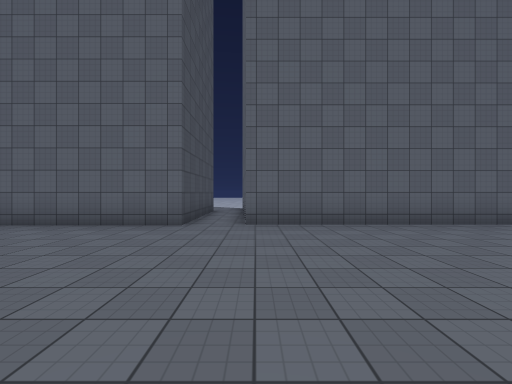
View 1 (above)

23 first-person views from a walk through a Unity game level. The camera is 1.5 m above the floor, looks level and sees 90° across. The floor is counted in squares, 2 m on a side. Each view is taken from the middle of a square. On the plan, view 1 faces up. The plan holds only what a view shows up to about 9 squares ahead; the rest is blank. The place goes on beyond the plan. Surface patterns are stand-ins for the level's own textures.

View 2
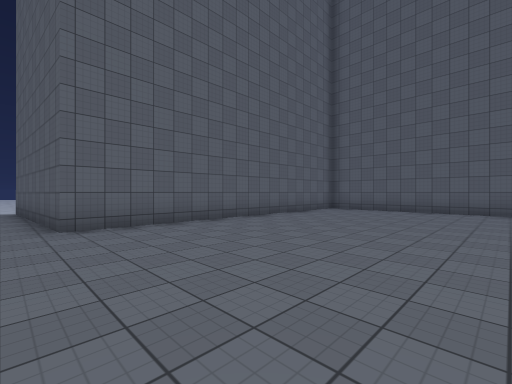

View 3
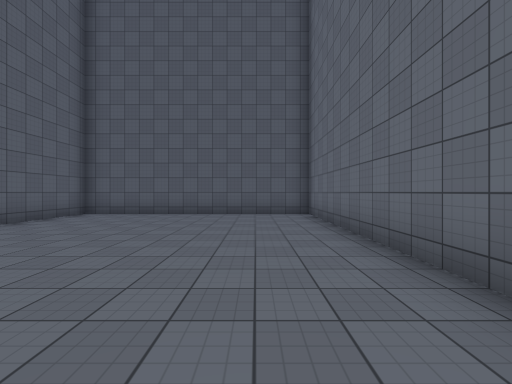

View 4
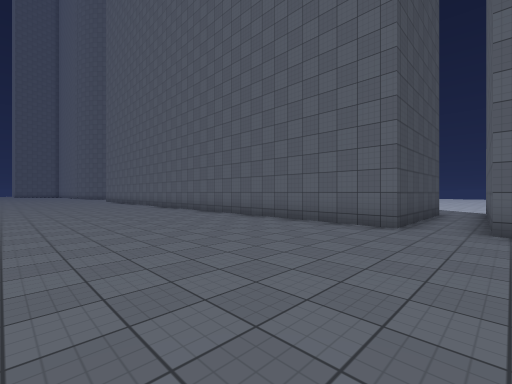

View 5
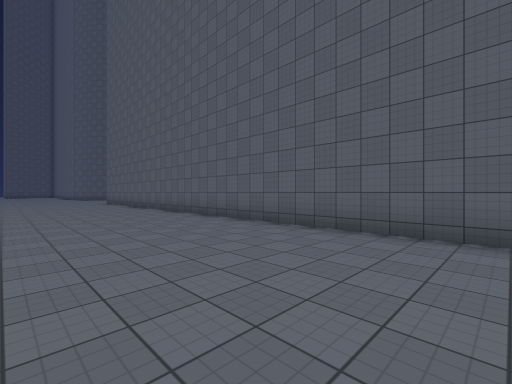

View 6
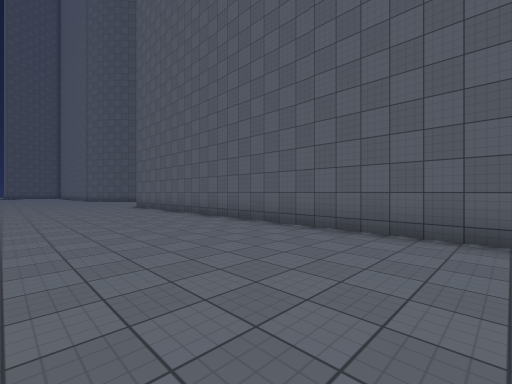

View 7
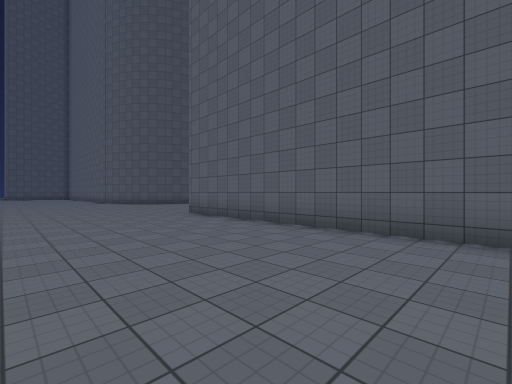

View 8
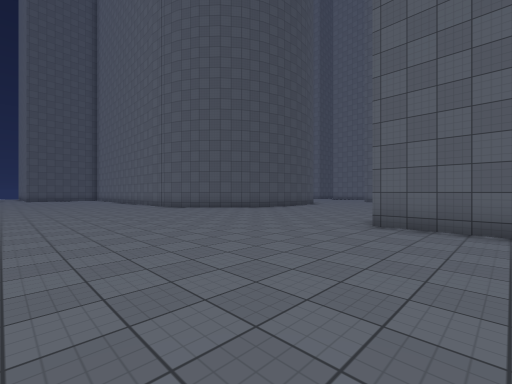

View 9
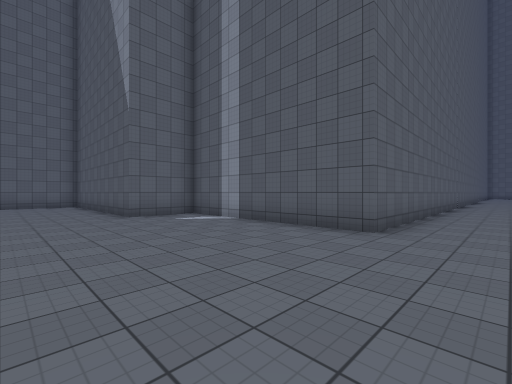

View 10
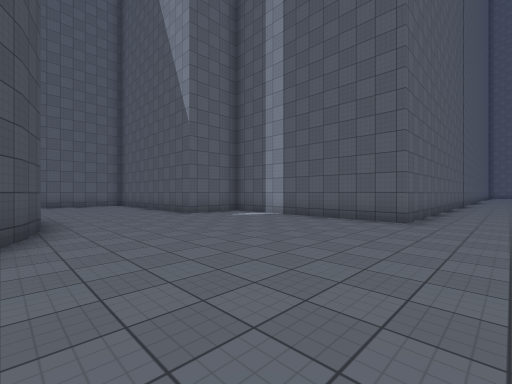

View 11
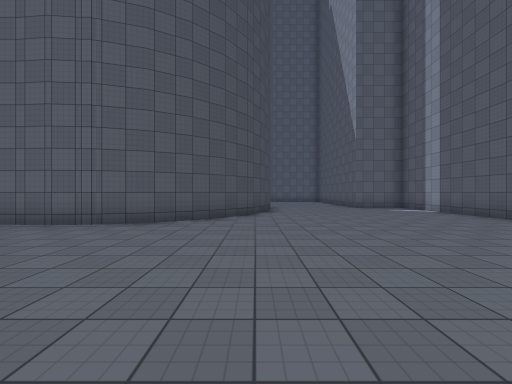

View 12
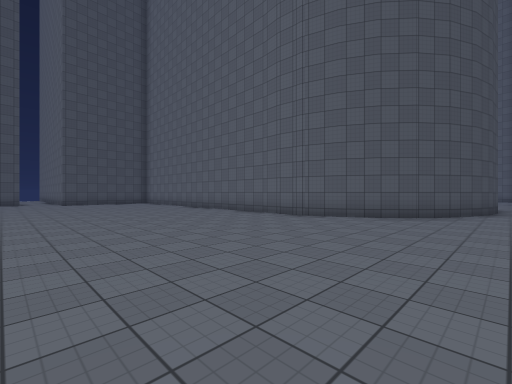

View 13
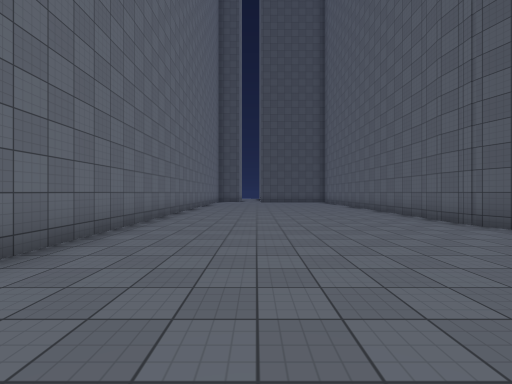

View 14
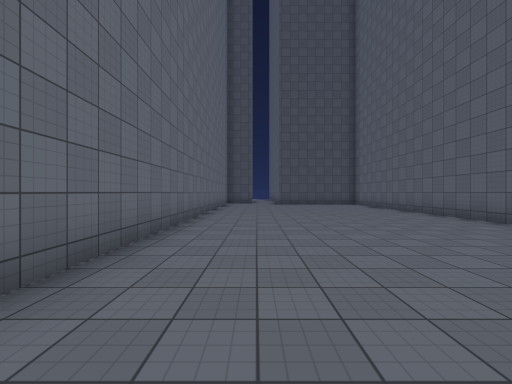

View 15
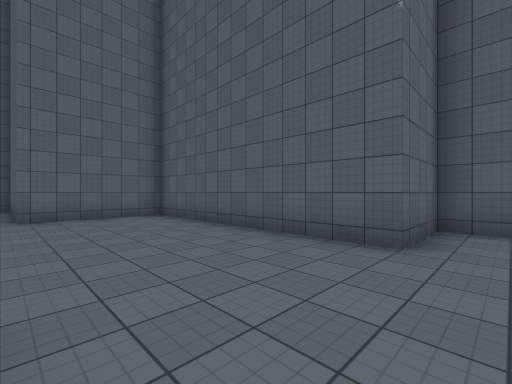

View 16
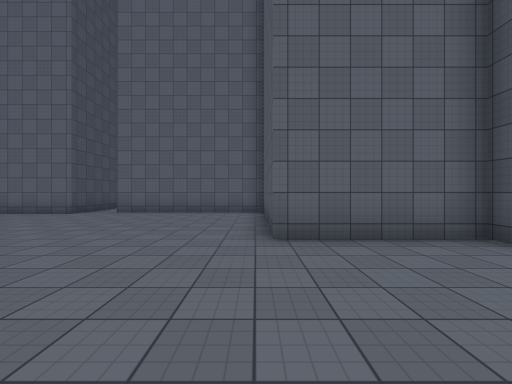

View 17
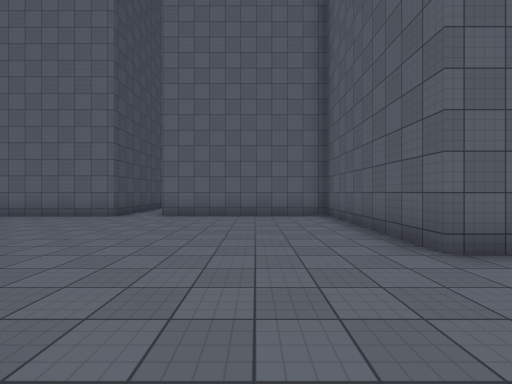

View 18
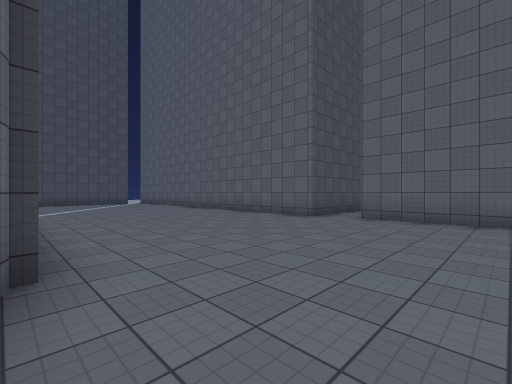

View 19
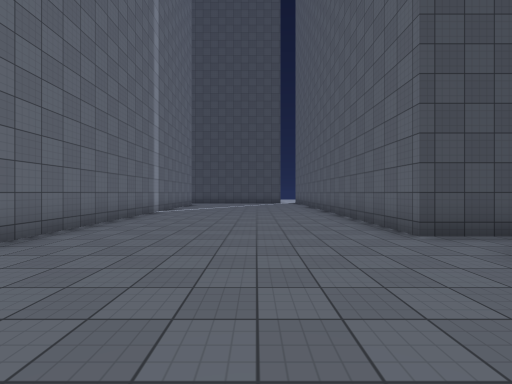

View 20
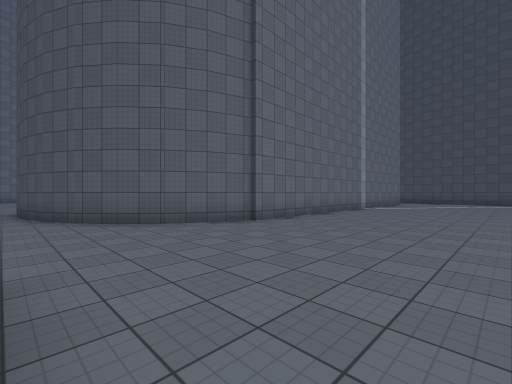

View 21
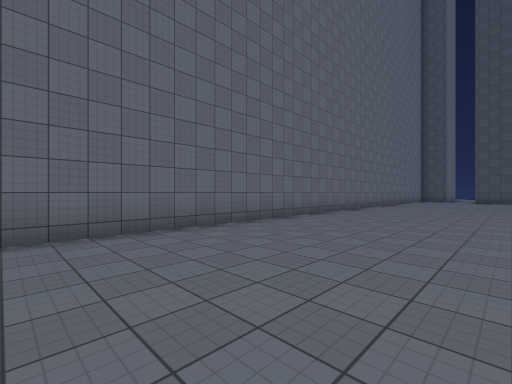

View 22
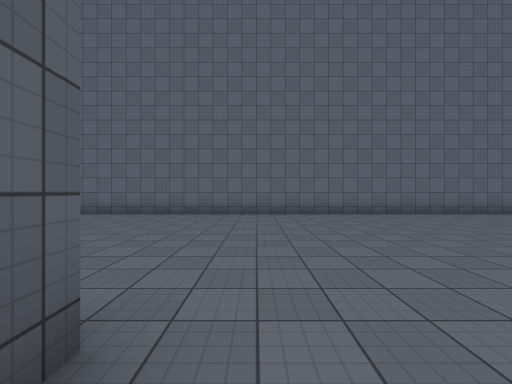

View 23
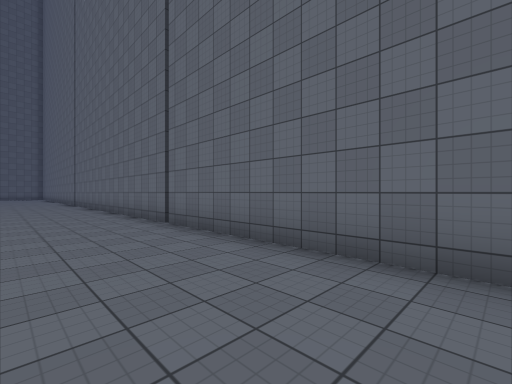

### Floor plan
Points are (right, up) in squares from view 1. A wall is a line through its corners. A room is listed if a view was taken in it or the views show most of it. See-through windows are left out.
Room 1 (views 1, 2, 3, 4, 5, 6, 7, 8, 9, 10, 11, 12, 13, 14, 15, 16, 17, 18, 19, 20, 21, 22, 23)
walls: (-28.7, 9.3) (-29.3, 8.2); (-29.2, 8.3) (-30, 7.4); (-29.9, 7.5) (-30.7, 6.7) (-31.7, 6.2); (-28.3, 11.4) (-28.4, 10.4) (-28.8, 9.2); (-28.5, 12.6) (-28.4, 11.5); (-31.6, 6.2) (-32.8, 5.9); (-32.6, 5.9) (-33.8, 5.8); (-32.8, 5.8) (-39, 5.8); (-29.3, 14.7) (-28.8, 13.7) (-28.4, 12.5); (-33.7, 5.8) (-34.5, 5.9); (-30, 15.6) (-29.2, 14.6); (-30.8, 16.2) (-29.9, 15.5); (-31.7, 16.7) (-30.7, 16.2); (-32.7, 17.1) (-31.6, 16.7); (-1.7, 10.1) (-1.7, 5.8) (-22.2, 5.8) (-22.2, 12) (-24.3, 12) (-24.3, 19.1) (-27.7, 19.1) (-27.7, 24.2) (-33.1, 24.2); (-39, -1.8) (-11.1, -1.8); (-39, 17.2) (-32.8, 17.2); (2.8, -1.8) (9.8, -1.8) (9.8, 5.8) (-0.2, 5.8) (-0.5, 10.6); (-34.3, 25.5) (-34.3, 23.8) (-39, 23.8)
ways out: opening at (-1, 10)

Positions as (right, up) in squares from view 1, and headings:
1: (0, 0), facing up
2: (-1, 0), facing up-right
3: (1, 0), facing right
4: (0, 0), facing up-left
5: (-4, 1), facing up-left
6: (-9, 1), facing up-left
7: (-14, 1), facing up-left
8: (-20, 0), facing up-left
9: (-27, 4), facing up-right
10: (-29, 4), facing up-right
11: (-29, 0), facing up
12: (-28, -1), facing up-left
13: (-27, 1), facing left
14: (-30, 0), facing left
15: (-28, 11), facing up-right
16: (-28, 15), facing up
17: (-30, 16), facing up
18: (-30, 17), facing up-left
19: (-30, 21), facing left
20: (-28, 22), facing down-left
21: (-24, 3), facing down-left
22: (-23, 7), facing down
23: (-21, 1), facing down-right
